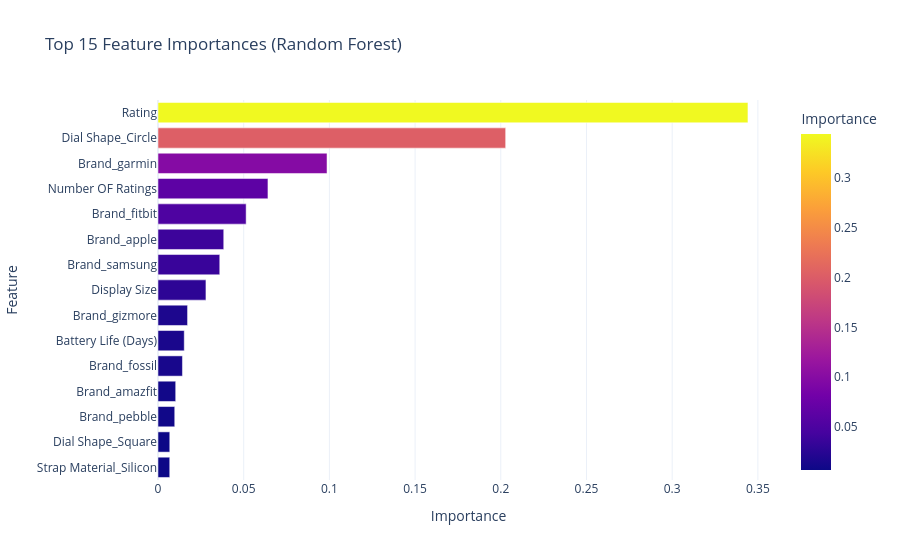

Notebook cell for this chart:
### Markdown cell above
#### Best Model Inspection & Feature Importance

### Code cell
# Extract Random Forest regressor and feature names from the fitted preprocessor
rf_pipeline = trained_pipelines['Random Forest']
fitted_preprocessor = rf_pipeline.named_steps['preprocessor']
rf_model = rf_pipeline.named_steps['regressor'].regressor_

ohe_cat_features = fitted_preprocessor.named_transformers_['cat'].named_steps['encoder'].get_feature_names_out(cat_features)
all_feature_names = list(num_features) + list(ohe_cat_features)

feature_importance = pd.DataFrame({
    'Feature': all_feature_names,
    'Importance': rf_model.feature_importances_
}).sort_values(by='Importance', ascending=False).reset_index(drop=True)

# Top 15 most important features
top_features = feature_importance.head(15)

fig_imp = px.bar(
    top_features,
    x='Importance',
    y='Feature',
    orientation='h',
    title='Top 15 Feature Importances (Random Forest)',
    template='plotly_white',
    color='Importance'
)
fig_imp.update_layout(yaxis={'categoryorder': 'total ascending'})
fig_imp.show()

### Figure 1 — Plotly figure (JSON) as saved in the notebook; plotly's stock layout.template omitted (floating-point values rounded to 4 significant figures)
{"data": [{"hovertemplate": "Importance=%{marker.color}<br>Feature=%{y}<extra></extra>", "legendgroup": "", "marker": {"color": [0.3442, 0.2028, 0.09862, 0.06415, 0.05142, 0.03835, 0.03603, 0.02797, 0.01724, 0.01531, 0.01426, 0.01033, 0.009765, 0.006873, 0.006851], "coloraxis": "coloraxis", "pattern": {"shape": ""}}, "name": "", "orientation": "h", "showlegend": false, "textposition": "auto", "type": "bar", "x": [0.3442, 0.2028, 0.09862, 0.06415, 0.05142, 0.03835, 0.03603, 0.02797, 0.01724, 0.01531, 0.01426, 0.01033, 0.009765, 0.006873, 0.006851], "xaxis": "x", "y": ["Rating", "Dial Shape_Circle", "Brand_garmin", "Number OF Ratings", "Brand_fitbit", "Brand_apple", "Brand_samsung", "Display Size", "Brand_gizmore", "Battery Life (Days)", "Brand_fossil", "Brand_amazfit", "Brand_pebble", "Dial Shape_Square", "Strap Material_Silicon"], "yaxis": "y"}], "layout": {"barmode": "relative", "coloraxis": {"colorbar": {"title": {"text": "Importance"}}, "colorscale": [[0, "#0d0887"], [0.1111, "#46039f"], [0.2222, "#7201a8"], [0.3333, "#9c179e"], [0.4444, "#bd3786"], [0.5556, "#d8576b"], [0.6667, "#ed7953"], [0.7778, "#fb9f3a"], [0.8889, "#fdca26"], [1, "#f0f921"]]}, "legend": {"tracegroupgap": 0}, "title": {"text": "Top 15 Feature Importances (Random Forest)"}, "xaxis": {"anchor": "y", "domain": [0, 1], "title": {"text": "Importance"}}, "yaxis": {"anchor": "x", "categoryorder": "total ascending", "domain": [0, 1], "title": {"text": "Feature"}}}}
